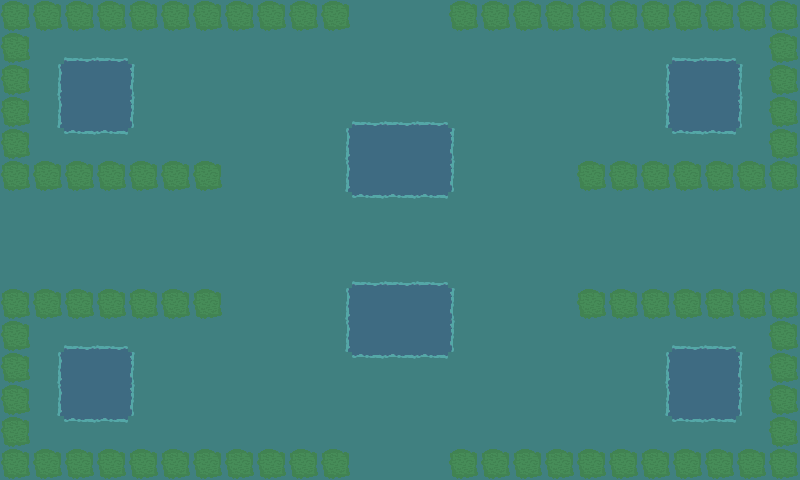

Rendered tile map (Tiled .tmx) drawn with the repository's tilesets; below, a short description and the full map source, tile grids included:
An orthogonal 25x15 tile map with 32x32 px tiles, 1 tile layer (Tile Layer 1).

<map version="1.2" tiledversion="1.2.0" orientation="orthogonal" renderorder="right-down" width="25" height="15" tilewidth="32" tileheight="32" infinite="0" nextlayerid="2" nextobjectid="1">
 <tileset firstgid="1" source="SpookyTileset.tsx" />
 <layer id="1" name="Tile Layer 1" width="25" height="15">
  <data encoding="csv">
19,19,19,19,19,19,19,19,19,19,19,3,3,3,19,19,19,19,19,19,19,19,19,19,19,
19,3,9,9,3,3,3,3,3,3,3,3,3,3,3,3,3,3,3,3,3,9,9,3,19,
19,12,2,2,10,3,3,3,3,3,3,3,3,3,3,3,3,3,3,3,12,2,2,10,19,
19,12,2,2,10,3,3,3,3,3,3,9,9,9,3,3,3,3,3,3,12,2,2,10,19,
19,3,11,11,3,3,3,3,3,3,12,2,2,2,10,3,3,3,3,3,3,11,11,3,19,
19,19,19,19,19,19,19,3,3,3,12,2,2,2,10,3,3,3,19,19,19,19,19,19,19,
3,3,3,3,3,3,3,3,3,3,3,11,11,11,3,3,3,3,3,3,3,3,3,3,3,
3,3,3,3,3,3,3,3,3,3,3,3,3,3,3,3,3,3,3,3,3,3,3,3,3,
3,3,3,3,3,3,3,3,3,3,3,9,9,9,3,3,3,3,3,3,3,3,3,3,3,
19,19,19,19,19,19,19,3,3,3,12,2,2,2,10,3,3,3,19,19,19,19,19,19,19,
19,3,9,9,3,3,3,3,3,3,12,2,2,2,10,3,3,3,3,3,3,9,9,3,19,
19,12,2,2,10,3,3,3,3,3,3,11,11,11,3,3,3,3,3,3,12,2,2,10,19,
19,12,2,2,10,3,3,3,3,3,3,3,3,3,3,3,3,3,3,3,12,2,2,10,19,
19,3,11,11,3,3,3,3,3,3,3,3,3,3,3,3,3,3,3,3,3,11,11,3,19,
19,19,19,19,19,19,19,19,19,19,19,3,3,3,19,19,19,19,19,19,19,19,19,19,19
</data>
 </layer>
</map>
